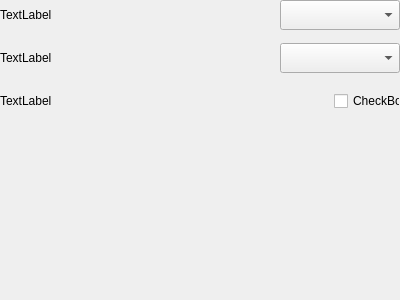
<?xml version="1.0" encoding="UTF-8"?>
<ui version="4.0">
 <class>C_SyvDaPeProgressBar</class>
 <widget class="QWidget" name="C_SyvDaPeProgressBar">
  <property name="geometry">
   <rect>
    <x>0</x>
    <y>0</y>
    <width>400</width>
    <height>300</height>
   </rect>
  </property>
  <property name="windowTitle">
   <string>Form</string>
  </property>
  <layout class="QVBoxLayout" name="verticalLayout_3">
   <property name="leftMargin">
    <number>0</number>
   </property>
   <property name="topMargin">
    <number>0</number>
   </property>
   <property name="rightMargin">
    <number>0</number>
   </property>
   <property name="bottomMargin">
    <number>0</number>
   </property>
   <item>
    <layout class="QHBoxLayout" name="horizontalLayout">
     <item>
      <layout class="QVBoxLayout" name="verticalLayout">
       <property name="spacing">
        <number>13</number>
       </property>
       <item>
        <widget class="stw::opensyde_gui_elements::C_OgeLabGroupItem" name="pc_LabelStyle">
         <property name="text">
          <string>TextLabel</string>
         </property>
        </widget>
       </item>
       <item>
        <widget class="stw::opensyde_gui_elements::C_OgeLabGroupItem" name="pc_LabelAlignment">
         <property name="text">
          <string>TextLabel</string>
         </property>
        </widget>
       </item>
       <item>
        <widget class="stw::opensyde_gui_elements::C_OgeLabGroupItem" name="pc_LabelShowMinMax">
         <property name="text">
          <string>TextLabel</string>
         </property>
        </widget>
       </item>
      </layout>
     </item>
     <item>
      <layout class="QVBoxLayout" name="verticalLayout_2">
       <property name="spacing">
        <number>13</number>
       </property>
       <item>
        <layout class="QHBoxLayout" name="horizontalLayout_3">
         <property name="leftMargin">
          <number>0</number>
         </property>
         <property name="rightMargin">
          <number>0</number>
         </property>
         <property name="bottomMargin">
          <number>0</number>
         </property>
         <item>
          <spacer name="horizontalSpacer_3">
           <property name="orientation">
            <enum>Qt::Horizontal</enum>
           </property>
           <property name="sizeHint" stdset="0">
            <size>
             <width>40</width>
             <height>20</height>
            </size>
           </property>
          </spacer>
         </item>
         <item>
          <widget class="stw::opensyde_gui_elements::C_OgeCbxText" name="pc_ComboBoxType">
           <property name="minimumSize">
            <size>
             <width>120</width>
             <height>30</height>
            </size>
           </property>
           <property name="maximumSize">
            <size>
             <width>120</width>
             <height>30</height>
            </size>
           </property>
          </widget>
         </item>
        </layout>
       </item>
       <item>
        <layout class="QHBoxLayout" name="horizontalLayout_2">
         <property name="leftMargin">
          <number>0</number>
         </property>
         <property name="rightMargin">
          <number>0</number>
         </property>
         <property name="bottomMargin">
          <number>0</number>
         </property>
         <item>
          <spacer name="horizontalSpacer_2">
           <property name="orientation">
            <enum>Qt::Horizontal</enum>
           </property>
           <property name="sizeHint" stdset="0">
            <size>
             <width>40</width>
             <height>20</height>
            </size>
           </property>
          </spacer>
         </item>
         <item>
          <widget class="stw::opensyde_gui_elements::C_OgeCbxText" name="pc_ComboBoxAlignment">
           <property name="minimumSize">
            <size>
             <width>120</width>
             <height>30</height>
            </size>
           </property>
           <property name="maximumSize">
            <size>
             <width>120</width>
             <height>30</height>
            </size>
           </property>
          </widget>
         </item>
        </layout>
       </item>
       <item>
        <layout class="QHBoxLayout" name="horizontalLayout_4">
         <property name="leftMargin">
          <number>0</number>
         </property>
         <property name="rightMargin">
          <number>0</number>
         </property>
         <property name="bottomMargin">
          <number>0</number>
         </property>
         <item>
          <spacer name="horizontalSpacer_4">
           <property name="orientation">
            <enum>Qt::Horizontal</enum>
           </property>
           <property name="sizeHint" stdset="0">
            <size>
             <width>40</width>
             <height>20</height>
            </size>
           </property>
          </spacer>
         </item>
         <item>
          <widget class="stw::opensyde_gui_elements::C_OgeChxTristateTransparentToggle" name="pc_CheckBoxMinMax">
           <property name="minimumSize">
            <size>
             <width>66</width>
             <height>30</height>
            </size>
           </property>
           <property name="maximumSize">
            <size>
             <width>66</width>
             <height>30</height>
            </size>
           </property>
           <property name="text">
            <string>CheckBox</string>
           </property>
          </widget>
         </item>
        </layout>
       </item>
      </layout>
     </item>
    </layout>
   </item>
   <item>
    <spacer name="verticalSpacer">
     <property name="orientation">
      <enum>Qt::Vertical</enum>
     </property>
     <property name="sizeHint" stdset="0">
      <size>
       <width>20</width>
       <height>159</height>
      </size>
     </property>
    </spacer>
   </item>
  </layout>
 </widget>
 <customwidgets>
  <customwidget>
   <class>stw::opensyde_gui_elements::C_OgeLabGroupItem</class>
   <extends>QLabel</extends>
   <header>C_OgeLabGroupItem.hpp</header>
  </customwidget>
  <customwidget>
   <class>stw::opensyde_gui_elements::C_OgeCbxText</class>
   <extends>QComboBox</extends>
   <header>C_OgeCbxText.hpp</header>
  </customwidget>
  <customwidget>
   <class>stw::opensyde_gui_elements::C_OgeChxTristateTransparentToggle</class>
   <extends>QCheckBox</extends>
   <header>C_OgeChxTristateTransparentToggle.hpp</header>
  </customwidget>
 </customwidgets>
 <resources/>
 <connections/>
</ui>
